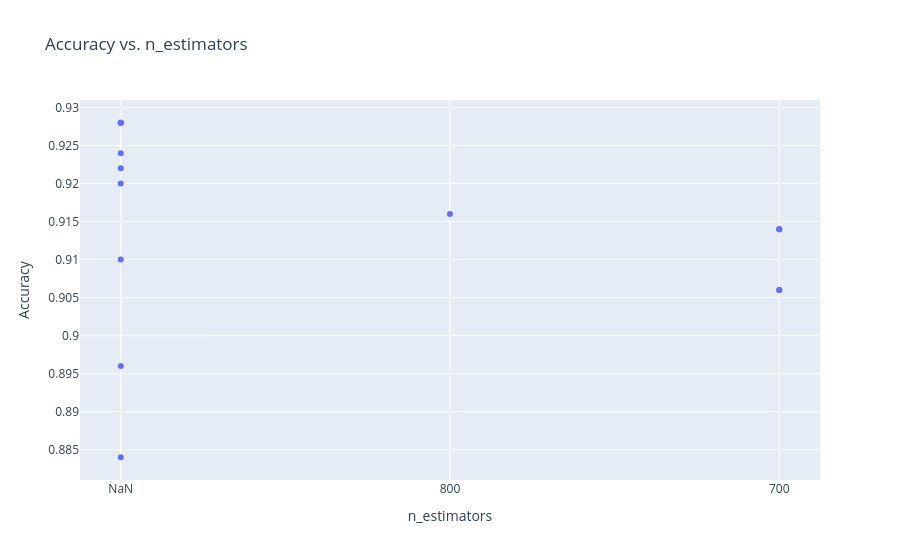

Notebook code cell kept with this figure:
### Code cell
import plotly.express as px

# Choose columns
x_col = "n_estimators"
y_col = "Accuracy"

# Keep NaN values as a visible category
df_plot = df_model.copy()
df_plot[x_col] = df_plot[x_col].fillna("NaN")

fig = px.scatter(
    df_plot,
    x=x_col,
    y=y_col,
    hover_data=df_plot.columns,
    title=f"{y_col} vs. {x_col}"
)

fig.show()

### Figure 1 — Plotly figure (JSON) as saved in the notebook; plotly's stock layout.template omitted (floating-point values rounded to 4 significant figures; data arrays with more than 128 entries replaced by an {"elided": "..."} marker saying what was removed)
{"data": [{"customdata": {"elided": "15x10 mixed values"}, "hovertemplate": "n_estimators=%{x}<br>Accuracy=%{y}<br>model=%{customdata[0]}<br>Precision=%{customdata[1]}<br>Recall=%{customdata[2]}<br>F1 Score=%{customdata[3]}<br>Use stop words=%{customdata[4]}<br>Top N words=%{customdata[5]}<br>Number of features=%{customdata[6]}<br>learning_rate=%{customdata[7]}<br>max_depth=%{customdata[8]}<br>subsample=%{customdata[9]}<extra></extra>", "legendgroup": "", "marker": {"color": "#636efa", "symbol": "circle"}, "mode": "markers", "name": "", "orientation": "v", "showlegend": false, "type": "scatter", "x": ["NaN", "NaN", "NaN", "NaN", "NaN", "NaN", "800", "700", "700", "700", "NaN", "700", "700", "NaN", "NaN"], "xaxis": "x", "y": [0.928, 0.928, 0.928, 0.924, 0.922, 0.92, 0.916, 0.914, 0.914, 0.914, 0.91, 0.906, 0.906, 0.896, 0.884], "yaxis": "y"}], "layout": {"legend": {"tracegroupgap": 0}, "title": {"text": "Accuracy vs. n_estimators"}, "xaxis": {"anchor": "y", "domain": [0, 1], "title": {"text": "n_estimators"}}, "yaxis": {"anchor": "x", "domain": [0, 1], "title": {"text": "Accuracy"}}}}
